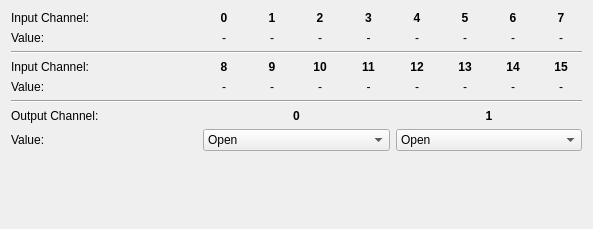
<?xml version="1.0" encoding="UTF-8"?>
<ui version="4.0">
 <class>MultiIO</class>
 <widget class="QWidget" name="MultiIO">
  <property name="geometry">
   <rect>
    <x>0</x>
    <y>0</y>
    <width>593</width>
    <height>229</height>
   </rect>
  </property>
  <property name="windowTitle">
   <string>Form</string>
  </property>
  <layout class="QVBoxLayout" name="verticalLayout">
   <item>
    <layout class="QGridLayout" name="gridLayout_5">
     <item row="3" column="1" rowspan="2" colspan="2">
      <layout class="QGridLayout" name="gridLayout_2">
       <item row="0" column="0">
        <widget class="QLabel" name="label_33">
         <property name="font">
          <font>
           <weight>75</weight>
           <bold>true</bold>
          </font>
         </property>
         <property name="text">
          <string>8</string>
         </property>
         <property name="alignment">
          <set>Qt::AlignCenter</set>
         </property>
        </widget>
       </item>
       <item row="1" column="0">
        <widget class="QLabel" name="label_input_8_value">
         <property name="text">
          <string>-</string>
         </property>
         <property name="alignment">
          <set>Qt::AlignCenter</set>
         </property>
        </widget>
       </item>
       <item row="0" column="1">
        <widget class="QLabel" name="label_39">
         <property name="font">
          <font>
           <weight>75</weight>
           <bold>true</bold>
          </font>
         </property>
         <property name="text">
          <string>9</string>
         </property>
         <property name="alignment">
          <set>Qt::AlignCenter</set>
         </property>
        </widget>
       </item>
       <item row="1" column="6">
        <widget class="QLabel" name="label_input_14_value">
         <property name="text">
          <string>-</string>
         </property>
         <property name="alignment">
          <set>Qt::AlignCenter</set>
         </property>
        </widget>
       </item>
       <item row="1" column="7">
        <widget class="QLabel" name="label_input_15_value">
         <property name="text">
          <string>-</string>
         </property>
         <property name="alignment">
          <set>Qt::AlignCenter</set>
         </property>
        </widget>
       </item>
       <item row="1" column="3">
        <widget class="QLabel" name="label_input_11_value">
         <property name="text">
          <string>-</string>
         </property>
         <property name="alignment">
          <set>Qt::AlignCenter</set>
         </property>
        </widget>
       </item>
       <item row="0" column="3">
        <widget class="QLabel" name="label_41">
         <property name="font">
          <font>
           <weight>75</weight>
           <bold>true</bold>
          </font>
         </property>
         <property name="text">
          <string>11</string>
         </property>
         <property name="alignment">
          <set>Qt::AlignCenter</set>
         </property>
        </widget>
       </item>
       <item row="0" column="2">
        <widget class="QLabel" name="label_40">
         <property name="font">
          <font>
           <weight>75</weight>
           <bold>true</bold>
          </font>
         </property>
         <property name="text">
          <string>10</string>
         </property>
         <property name="alignment">
          <set>Qt::AlignCenter</set>
         </property>
        </widget>
       </item>
       <item row="0" column="7">
        <widget class="QLabel" name="label_45">
         <property name="font">
          <font>
           <weight>75</weight>
           <bold>true</bold>
          </font>
         </property>
         <property name="text">
          <string>15</string>
         </property>
         <property name="alignment">
          <set>Qt::AlignCenter</set>
         </property>
        </widget>
       </item>
       <item row="1" column="2">
        <widget class="QLabel" name="label_input_10_value">
         <property name="text">
          <string>-</string>
         </property>
         <property name="alignment">
          <set>Qt::AlignCenter</set>
         </property>
        </widget>
       </item>
       <item row="0" column="5">
        <widget class="QLabel" name="label_43">
         <property name="font">
          <font>
           <weight>75</weight>
           <bold>true</bold>
          </font>
         </property>
         <property name="text">
          <string>13</string>
         </property>
         <property name="alignment">
          <set>Qt::AlignCenter</set>
         </property>
        </widget>
       </item>
       <item row="1" column="4">
        <widget class="QLabel" name="label_input_12_value">
         <property name="text">
          <string>-</string>
         </property>
         <property name="alignment">
          <set>Qt::AlignCenter</set>
         </property>
        </widget>
       </item>
       <item row="0" column="4">
        <widget class="QLabel" name="label_42">
         <property name="font">
          <font>
           <weight>75</weight>
           <bold>true</bold>
          </font>
         </property>
         <property name="text">
          <string>12</string>
         </property>
         <property name="alignment">
          <set>Qt::AlignCenter</set>
         </property>
        </widget>
       </item>
       <item row="1" column="5">
        <widget class="QLabel" name="label_input_13_value">
         <property name="text">
          <string>-</string>
         </property>
         <property name="alignment">
          <set>Qt::AlignCenter</set>
         </property>
        </widget>
       </item>
       <item row="0" column="6">
        <widget class="QLabel" name="label_44">
         <property name="font">
          <font>
           <weight>75</weight>
           <bold>true</bold>
          </font>
         </property>
         <property name="text">
          <string>14</string>
         </property>
         <property name="textFormat">
          <enum>Qt::RichText</enum>
         </property>
         <property name="alignment">
          <set>Qt::AlignCenter</set>
         </property>
        </widget>
       </item>
       <item row="1" column="1">
        <widget class="QLabel" name="label_input_9_value">
         <property name="text">
          <string>-</string>
         </property>
         <property name="alignment">
          <set>Qt::AlignCenter</set>
         </property>
        </widget>
       </item>
      </layout>
     </item>
     <item row="3" column="0">
      <widget class="QLabel" name="label_29">
       <property name="text">
        <string>Input Channel:</string>
       </property>
      </widget>
     </item>
     <item row="7" column="0">
      <widget class="QLabel" name="label_2">
       <property name="text">
        <string>Value:</string>
       </property>
      </widget>
     </item>
     <item row="1" column="0">
      <widget class="QLabel" name="label_5">
       <property name="text">
        <string>Value:</string>
       </property>
      </widget>
     </item>
     <item row="4" column="0">
      <widget class="QLabel" name="label_30">
       <property name="text">
        <string>Value:</string>
       </property>
      </widget>
     </item>
     <item row="0" column="1" rowspan="2" colspan="2">
      <layout class="QGridLayout" name="gridLayout">
       <item row="0" column="1">
        <widget class="QLabel" name="label_56">
         <property name="font">
          <font>
           <weight>75</weight>
           <bold>true</bold>
          </font>
         </property>
         <property name="text">
          <string>1</string>
         </property>
         <property name="alignment">
          <set>Qt::AlignCenter</set>
         </property>
        </widget>
       </item>
       <item row="0" column="5">
        <widget class="QLabel" name="label_6">
         <property name="font">
          <font>
           <weight>75</weight>
           <bold>true</bold>
          </font>
         </property>
         <property name="text">
          <string>5</string>
         </property>
         <property name="alignment">
          <set>Qt::AlignCenter</set>
         </property>
        </widget>
       </item>
       <item row="0" column="6">
        <widget class="QLabel" name="label_8">
         <property name="font">
          <font>
           <weight>75</weight>
           <bold>true</bold>
          </font>
         </property>
         <property name="text">
          <string>6</string>
         </property>
         <property name="alignment">
          <set>Qt::AlignCenter</set>
         </property>
        </widget>
       </item>
       <item row="1" column="0">
        <widget class="QLabel" name="label_input_0_value">
         <property name="text">
          <string>-</string>
         </property>
         <property name="alignment">
          <set>Qt::AlignCenter</set>
         </property>
        </widget>
       </item>
       <item row="0" column="0">
        <widget class="QLabel" name="label_55">
         <property name="font">
          <font>
           <weight>75</weight>
           <bold>true</bold>
          </font>
         </property>
         <property name="text">
          <string>0</string>
         </property>
         <property name="alignment">
          <set>Qt::AlignCenter</set>
         </property>
        </widget>
       </item>
       <item row="0" column="2">
        <widget class="QLabel" name="label_57">
         <property name="font">
          <font>
           <weight>75</weight>
           <bold>true</bold>
          </font>
         </property>
         <property name="text">
          <string>2</string>
         </property>
         <property name="alignment">
          <set>Qt::AlignCenter</set>
         </property>
        </widget>
       </item>
       <item row="1" column="1">
        <widget class="QLabel" name="label_input_1_value">
         <property name="text">
          <string>-</string>
         </property>
         <property name="alignment">
          <set>Qt::AlignCenter</set>
         </property>
        </widget>
       </item>
       <item row="1" column="5">
        <widget class="QLabel" name="label_input_5_value">
         <property name="text">
          <string>-</string>
         </property>
         <property name="alignment">
          <set>Qt::AlignCenter</set>
         </property>
        </widget>
       </item>
       <item row="1" column="2">
        <widget class="QLabel" name="label_input_2_value">
         <property name="text">
          <string>-</string>
         </property>
         <property name="alignment">
          <set>Qt::AlignCenter</set>
         </property>
        </widget>
       </item>
       <item row="0" column="3">
        <widget class="QLabel" name="label_58">
         <property name="font">
          <font>
           <weight>75</weight>
           <bold>true</bold>
          </font>
         </property>
         <property name="text">
          <string>3</string>
         </property>
         <property name="alignment">
          <set>Qt::AlignCenter</set>
         </property>
        </widget>
       </item>
       <item row="0" column="7">
        <widget class="QLabel" name="label_9">
         <property name="font">
          <font>
           <weight>75</weight>
           <bold>true</bold>
          </font>
         </property>
         <property name="text">
          <string>7</string>
         </property>
         <property name="alignment">
          <set>Qt::AlignCenter</set>
         </property>
        </widget>
       </item>
       <item row="1" column="4">
        <widget class="QLabel" name="label_input_4_value">
         <property name="text">
          <string>-</string>
         </property>
         <property name="alignment">
          <set>Qt::AlignCenter</set>
         </property>
        </widget>
       </item>
       <item row="0" column="4">
        <widget class="QLabel" name="label">
         <property name="font">
          <font>
           <weight>75</weight>
           <bold>true</bold>
          </font>
         </property>
         <property name="text">
          <string>4</string>
         </property>
         <property name="alignment">
          <set>Qt::AlignCenter</set>
         </property>
        </widget>
       </item>
       <item row="1" column="6">
        <widget class="QLabel" name="label_input_6_value">
         <property name="text">
          <string>-</string>
         </property>
         <property name="alignment">
          <set>Qt::AlignCenter</set>
         </property>
        </widget>
       </item>
       <item row="1" column="7">
        <widget class="QLabel" name="label_input_7_value">
         <property name="text">
          <string>-</string>
         </property>
         <property name="alignment">
          <set>Qt::AlignCenter</set>
         </property>
        </widget>
       </item>
       <item row="1" column="3">
        <widget class="QLabel" name="label_input_3_value">
         <property name="text">
          <string>-</string>
         </property>
         <property name="alignment">
          <set>Qt::AlignCenter</set>
         </property>
        </widget>
       </item>
      </layout>
     </item>
     <item row="0" column="0">
      <widget class="QLabel" name="label_53">
       <property name="text">
        <string>Input Channel:</string>
       </property>
      </widget>
     </item>
     <item row="2" column="0" colspan="3">
      <widget class="Line" name="line_2">
       <property name="orientation">
        <enum>Qt::Horizontal</enum>
       </property>
      </widget>
     </item>
     <item row="6" column="0">
      <widget class="QLabel" name="label_3">
       <property name="text">
        <string>Output Channel:</string>
       </property>
      </widget>
     </item>
     <item row="6" column="1">
      <widget class="QLabel" name="label_4">
       <property name="font">
        <font>
         <weight>75</weight>
         <bold>true</bold>
        </font>
       </property>
       <property name="text">
        <string>0</string>
       </property>
       <property name="alignment">
        <set>Qt::AlignCenter</set>
       </property>
      </widget>
     </item>
     <item row="6" column="2">
      <widget class="QLabel" name="label_7">
       <property name="font">
        <font>
         <weight>75</weight>
         <bold>true</bold>
        </font>
       </property>
       <property name="text">
        <string>1</string>
       </property>
       <property name="alignment">
        <set>Qt::AlignCenter</set>
       </property>
      </widget>
     </item>
     <item row="5" column="0" colspan="3">
      <widget class="Line" name="line">
       <property name="orientation">
        <enum>Qt::Horizontal</enum>
       </property>
      </widget>
     </item>
     <item row="7" column="1">
      <widget class="QComboBox" name="combo_output_0_value">
       <item>
        <property name="text">
         <string>Open</string>
        </property>
       </item>
       <item>
        <property name="text">
         <string>Closed</string>
        </property>
       </item>
      </widget>
     </item>
     <item row="7" column="2">
      <widget class="QComboBox" name="combo_output_1_value">
       <item>
        <property name="text">
         <string>Open</string>
        </property>
       </item>
       <item>
        <property name="text">
         <string>Closed</string>
        </property>
       </item>
      </widget>
     </item>
    </layout>
   </item>
   <item>
    <spacer name="verticalSpacer">
     <property name="orientation">
      <enum>Qt::Vertical</enum>
     </property>
     <property name="sizeHint" stdset="0">
      <size>
       <width>20</width>
       <height>0</height>
      </size>
     </property>
    </spacer>
   </item>
  </layout>
 </widget>
 <resources/>
 <connections/>
</ui>
